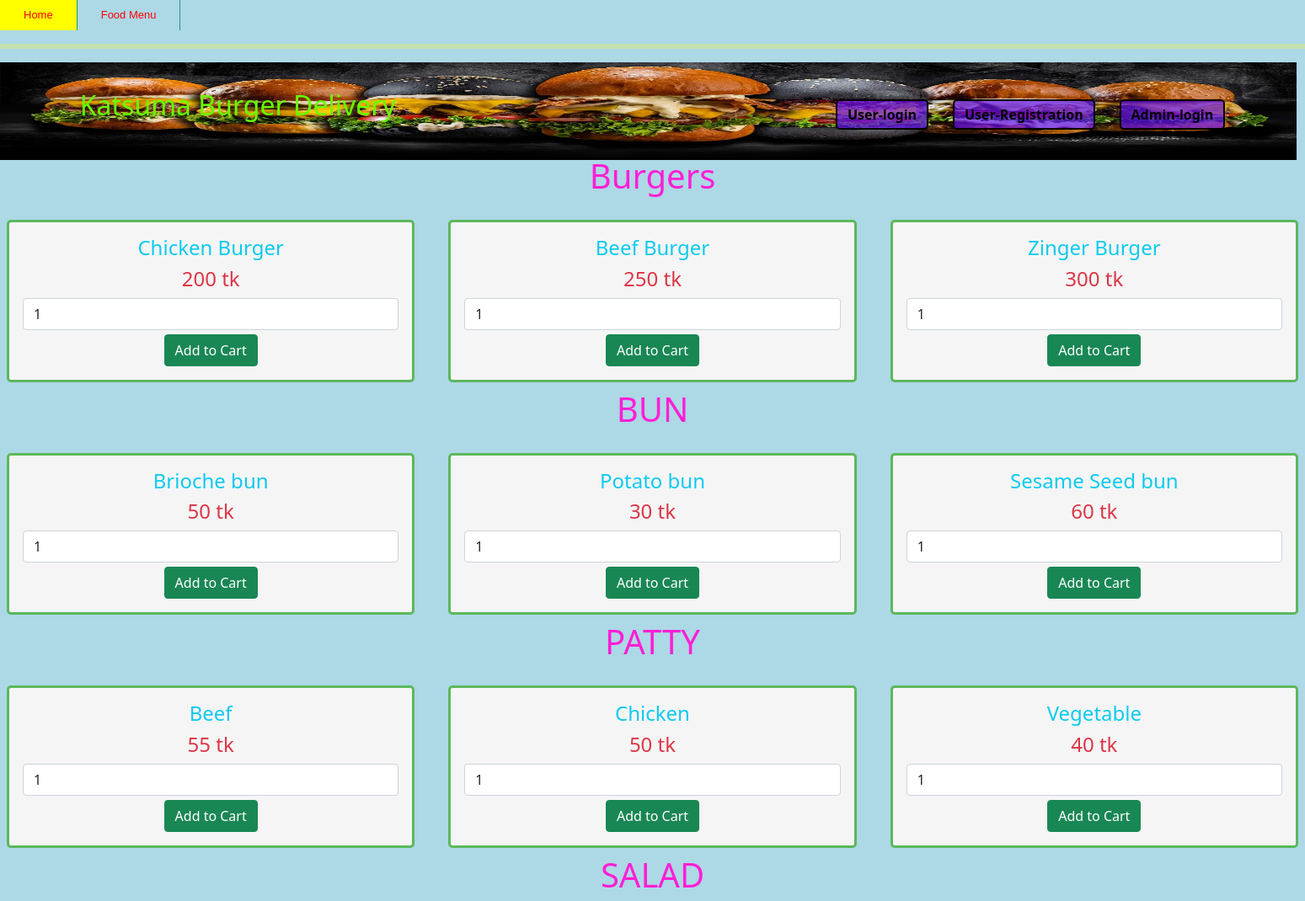
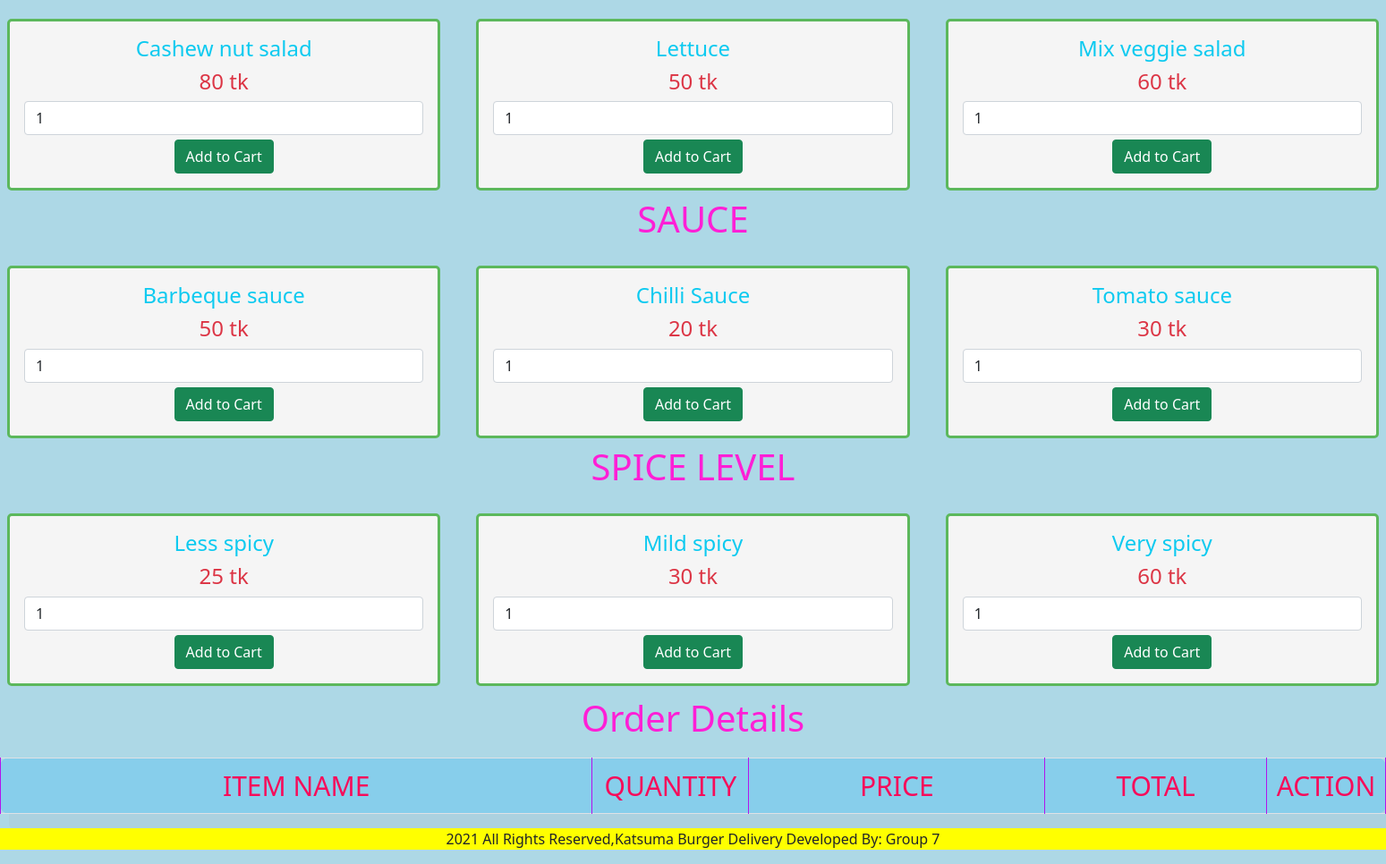
The page / on the database its author committed (2 pictures, top to bottom).
### tables this page shows
CREATE TABLE `burger` (
  `id` int(11) NOT NULL,
  `name` varchar(20) NOT NULL,
  `burger_price` float NOT NULL,
  `salad_name` varchar(20) NOT NULL,
  `sauce_name` varchar(20) NOT NULL,
  `patty_name` varchar(20) NOT NULL,
  `bun_name` varchar(20) NOT NULL,
  `spicy_level` varchar(20) NOT NULL
);

CREATE TABLE `bun` (
  `id` int(11) NOT NULL,
  `name` varchar(20) NOT NULL,
  `price` float NOT NULL
);

CREATE TABLE `patty` (
  `id` int(11) NOT NULL,
  `name` varchar(20) NOT NULL,
  `price` float NOT NULL
);

CREATE TABLE `salad` (
  `id` int(11) NOT NULL,
  `name` varchar(20) NOT NULL,
  `price` float NOT NULL
);

CREATE TABLE `sauce` (
  `id` int(11) NOT NULL,
  `name` varchar(30) NOT NULL,
  `price` float NOT NULL
);

CREATE TABLE `spice_level` (
  `id` int(11) NOT NULL,
  `level` varchar(20) NOT NULL,
  `price` float NOT NULL
);

### index.php (the view, shortened to what this page needs)
<?php
  require('connection.php');
?>
<!DOCTYPE html>
<html lang="en">
<head>
    <link rel="stylesheet" href="bootstrap-5.0.2-dist/css/bootstrap.min.css">
    <link rel="stylesheet" href="css/mainpage.css">
    <link rel="stylesheet" href="ami.css">
    <link rel="stylesheet" href="ji.css">
<ul class="nav">
        <li><a href="index.php">Home</a></li>
        <li><a href="#">Food Menu</a></li>
    </ul>
    <hr style="height:6px; background-color:yellow">
</head>
<body>
    <img class="bg" src="burger1.jpg" alt="">
    <header>
        <div class="head">
            <h2>Katsuma Burger Delivery</h2>
        </div>
        <div class="sign-in-up">
            <button type="button" onclick="popup('User login')">User-login</button>
            <button type="button" onclick="popup('User registration')">User-Registration</button>
            <button type="button" onclick="popup('Admin login')">Admin-login</button>
        </div>
    </header>
    <div class="row">
    <H3>Burgers</H3>
    <?php
      $selectquery="select * from burger";
     $query=mysqli_query($con,$selectquery);
     while ( $nax=mysqli_fetch_array($query)){
        ?>
            <div class="col-md-4" >
 <form method="post" action="index.php?action=add&id=<?php echo $nax["id"]; ?>">
 <div style="border:3px solid #5cb85c; background-color:whitesmoke; border-radius:5px; padding:16px; margin:8px;" align="center">
<h4 class="text-info"><?php echo $nax["name"]; ?></h4>
 <h4 class="text-danger"><?php echo $nax["burger_price"]; ?> tk</h4>
 <input type="text" name="quantity" value="1" class="form-control" />
 <?php
 if(@$_SESSION['logged_in'] ==  true)
 {
 ?>
 <input type="submit" name="add_to_cart" style="margin-top:5px;" class="btn btn-success" value="Add to Cart" />
<?php
}
else
{
    ?>
    <input type="button" onclick="notLogin()" name="add_to_cart" style="margin-top:5px;" class="btn btn-success" value="Add to Cart" />
   <?php
}
?>
 </div>
 </form>
                    </div>
                    <?php
}
?>
</div>
<div class="row">
<H3>BUN</H3>
<?php
      $selectquery="select * from bun";
      $query=mysqli_query($con,$selectquery);
      while ( $nax=mysqli_fetch_array($query)){
        ?>
 <div class="col-md-4" >
 <form method="post" action="index.php?action=add&id=<?php echo $nax["id"]; ?>">
 <div style="border:3px solid #5cb85c; background-color:whitesmoke; border-radius:5px; padding:16px; margin:8px;" align="center">
<h4 class="text-info"><?php echo $nax["name"]; ?></h4>
 <h4 class="text-danger"><?php echo $nax["price"]; ?> tk</h4>
 <input type="text" name="quantity" value="1" class="form-control" />
 <?php
 if(@$_SESSION['logged_in'] == true)
 {
 ?>
 <input type="submit" name="add_to_cart" style="margin-top:5px;" class="btn btn-success" value="Add to Cart" />
<?php
}
else
{
    ?>
    <input type="button" onclick="notLogin()" name="add_to_cart" style="margin-top:5px;" class="btn btn-success" value="Add to Cart" />
   <?php
}
?>
 </div>
 </form>
                    </div>
                    <?php
                        }
                        ?>
                        </div>
        <div class="row">
        <H3>PATTY</H3>
        <?php
      $selectquery="select * from patty";
      $query=mysqli_query($con,$selectquery);
      while ( $nax=mysqli_fetch_array($query)){
        ?>
                    <div class="col-md-4" >
 <form method="post" action="index.php?action=add&id=<?php echo $nax["id"]; ?>">
 <div style="border:3px solid #5cb85c; background-color:whitesmoke; border-radius:5px; padding:16px; margin:8px;" align="center">
<h4 class="text-info"><?php echo $nax["name"]; ?></h4>
 <h4 class="text-danger"><?php echo $nax["price"]; ?> tk</h4>
 <input type="text" name="quantity" value="1" class="form-control" />
 <?php
 if(@$_SESSION['logged_in'] == true)
 {
 ?>
 <input type="submit" name="add_to_cart" style="margin-top:5px;" class="btn btn-success" value="Add to Cart" />
<?php
}
else
{
    ?>
    <input type="button" onclick="notLogin()" name="add_to_cart" style="margin-top:5px;" class="btn btn-success" value="Add to Cart" />
   <?php
}
?>
 </div>
 </form>
                    </div>
                    <?php
}
?>
</div>
<div class="row">
<H3>SALAD</H3>
<?php
$selectquery="select * from salad";
$query=mysqli_query($con,$selectquery);
while ( $nax=mysqli_fetch_array($query)){
        ?>
                    <div class="col-md-4" >
 <form method="post" action="index.php?action=add&id=<?php echo $nax["id"]; ?>">
 <div style="border:3px solid #5cb85c; background-color:whitesmoke; border-radius:5px; padding:16px; margin:8px;" align="center">
<h4 class="text-info"><?php echo $nax["name"]; ?></h4>
 <h4 class="text-danger"> <?php echo $nax["price"]; ?> tk</h4>
 <input type="text" name="quantity" value="1" class="form-control" />
 <?php
 if(@$_SESSION['logged_in'] == true)
 {
 ?>
 <input type="submit" name="add_to_cart" style="margin-top:5px;" class="btn btn-success" value="Add to Cart" />
<?php
}
else
{
    ?>
    <input type="button" onclick="notLogin()" name="add_to_cart" style="margin-top:5px;" class="btn btn-success" value="Add to Cart" />
   <?php
}
?>
 </div>
 </form>
                    </div>
                    <?php
                        }
                        ?>
                        </div>
<div class="row">
 <H3>SAUCE</H3>
 <?php
 $selectquery="select * from sauce";
 $query=mysqli_query($con,$selectquery);
 while ( $nax=mysqli_fetch_array($query)){
        ?>
                    <div class="col-md-4" >
 <form method="post" action="index.php?action=add&id=<?php echo $nax["id"]; ?>">
 <div style="border:3px solid #5cb85c; background-color:whitesmoke; border-radius:5px; padding:16px; margin:8px;" align="center">
<h4 class="text-info"><?php echo $nax["name"]; ?></h4>
 <h4 class="text-danger"> <?php echo $nax["price"]; ?> tk</h4>
 <input type="text" name="quantity" value="1" class="form-control" />
 <?php
 if(@$_SESSION['logged_in'] == true)
 {
 ?>
 <input type="submit" name="add_to_cart" style="margin-top:5px;" class="btn btn-success" value="Add to Cart" />
<?php
}
else
{
    ?>
    <input type="button" onclick="notLogin()" name="add_to_cart" style="margin-top:5px;" class="btn btn-success" value="Add to Cart" />
   <?php
}
?>
 </div>
 </form>
                    </div>
                    <?php
                        }
                        ?>
                        </div>
                        <div class="row">
                        <H3>SPICE LEVEL</H3>
                        <?php
 $selectquery="select * from spice_level";
 $query=mysqli_query($con,$selectquery);
 while ( $nax=mysqli_fetch_array($query)){
        ?>
                    <div class="col-md-4" >
 <form method="post" action="index.php?action=add&id=<?php echo $nax["id"]; ?>">
 <div style="border:3px solid #5cb85c; background-color:whitesmoke; border-radius:5px; padding:16px; margin:8px;" align="center">
<h4 class="text-info"><?php echo $nax["level"]; ?></h4>
 <h4 class="text-danger"> <?php echo $nax["price"]; ?> tk</h4>
 <input type="text" name="quantity" value="1" class="form-control" />
 <?php
 if(@$_SESSION['logged_in'] == true)
 {
 ?>
 <input type="submit" name="add_to_cart" style="margin-top:5px;" class="btn btn-success" value="Add to Cart" />
<?php
}
else
{
    ?>
    <input type="button" onclick="notLogin()" name="add_to_cart" style="margin-top:5px;" class="btn btn-success" value="Add to Cart" />
   <?php
}
?>
 </div>
 </form>
                    </div>
                    <?php
}
?>
                    </div>
 <br />
 <h3>Order Details</h3>
 <div class="table-responsive">
 <table class="table table-bordered">
 <tr>
 <th width="40%">Item Name</th>
 <th width="10%">Quantity</th>
 <th width="20%">Price</th>
 <th width="15%">Total</th>
 <th width="5%">Action</th>
 </tr>
 </table>
 </div>
</body>
<footer>
  <p class="text-center">2021 All Rights Reserved,<a>Katsuma Burger Delivery</a> Developed By: Group 7</p>
</footer>
</html>

### css/mainpage.css (style rules this page uses)
ul.nav { margin:0; padding:0; list-style:none; height:36px; line-height:36px; font-family:Arial, Helvetica, sans-serif; font-size:13px; }
ul.nav li { border-right:1px solid #189b80; float:left; }
ul.nav a { display:block; padding:0 28px; color:red; text-decoration:none; }
footer { background-color: yellow; }

### ami.css (style rules this page uses)
* { margin: 0; padding: 0; box-sizing: border-box; text-decoration: none; }
.bg { position: absolute; z-index: -1; opacity: 1; height: 120px; width: 1539px; height: 116px; }
header { display: flex; flex-direction: row; align-items: center; padding: 30px 0; font-size: 34px; justify-content: center; }
header div.head { display: flex; flex-direction: row; align-items: center; color: rgb(102, 255, 0); padding-right: 502px; }
header div.sign-in-up button { background-color: #6111f5ab; font-size: 16px; font-weight: 550; padding: 4px 12px; border: 2px solid #000; border-radius: 5px; outline: none; margin-left: 20px; }

### ji.css (style rules this page uses)
* { margin: 0; padding: 0; box-sizing: border-box; text-decoration: none; }
H3 { font-size: 40px; color:rgb(255, 31, 214); text-align: center; margin-top: -20px; margin-bottom: 20px; }
table { border-collapse: collapse; background-color: skyblue; box-shadow: 10px 20px 0 rgba(121, 7, 7, 0.03); border-radius:10px; margin:auto; }
th,td { font-size: 30px; border: 1px solid #b213ec; padding: 8px 30px; text-align: center; color:rgb(247, 11, 90); }
th { text-transform: uppercase; font-weight: 500; }

### index.php (style rules this page uses)
body { background-color: lightblue; }

### rows shown on the page
burger: name "Chicken Burger", burger_price "200"
burger: name "Beef Burger", burger_price "250"
burger: name "Zinger Burger", burger_price "300"
bun: name "Brioche bun", price "50"
bun: name "Potato bun", price "30"
bun: name "Sesame Seed bun", price "60"
patty: name "Beef", price "55"
patty: name "Chicken", price "50"
patty: name "Vegetable", price "40"
salad: name "Cashew nut salad", price "80"
salad: name "Lettuce", price "50"
salad: name "Mix veggie salad", price "60"
sauce: name "Barbeque sauce", price "50"
sauce: name "Chilli Sauce", price "20"
sauce: name "Tomato sauce", price "30"
spice_level: level "Less spicy", price "25"
spice_level: level "Mild spicy", price "30"
spice_level: level "Very spicy", price "60"
